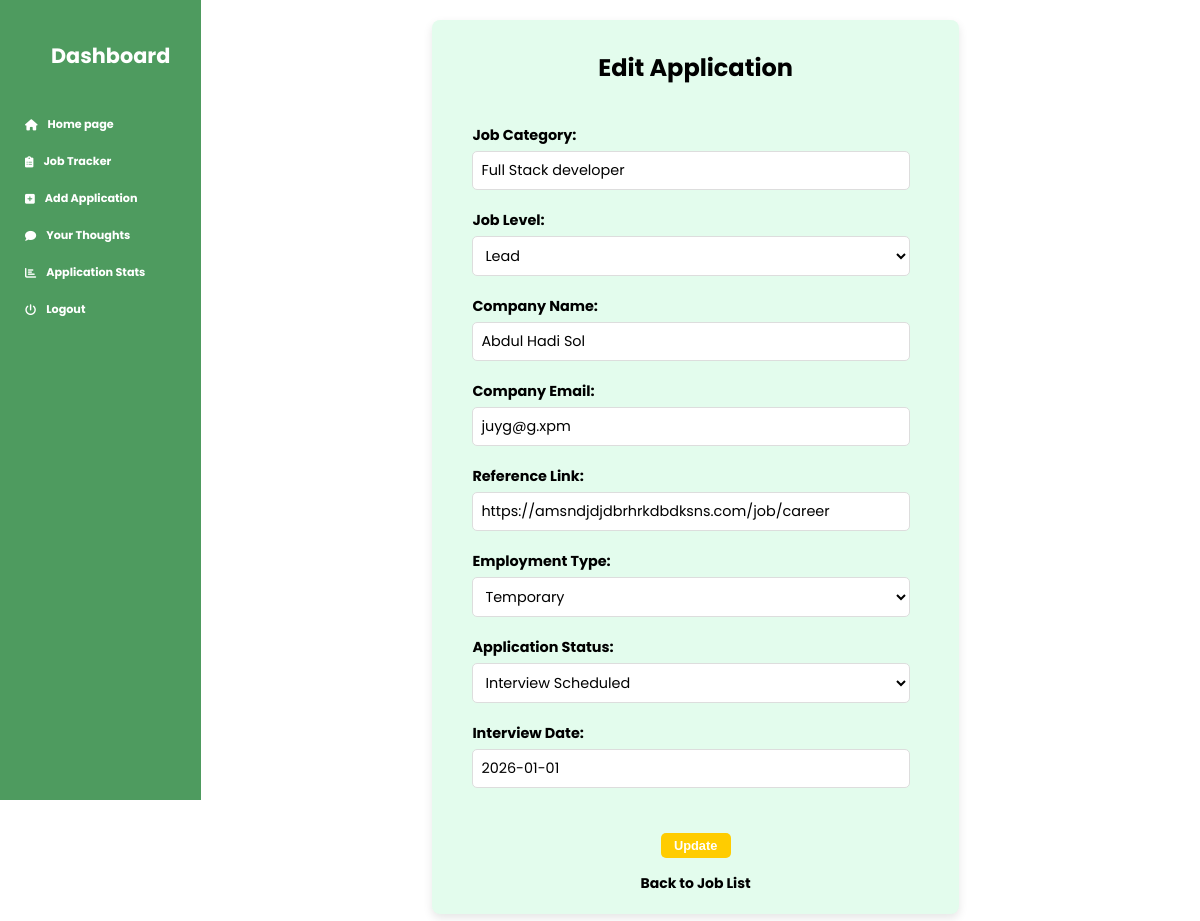
/jobs/update/61/ (signed in), run on the app's committed database.
### tracker/models.py (models this page shows, shortened)
class Add_Job(models.Model):
    JOB_LEVEL_CHOICES = [
        ('intern', 'Intern'),
        ('junior', 'Junior'),
        ('mid', 'Mid-Level'),
        ('senior', 'Senior'),
        ('lead', 'Lead'),
        ('manager', 'Manager'),
        ('director', 'Director'),
        ('vp', 'Vice President'),
        ('c_level', 'C-Level'),
    ]
    EMPLOYMENT_TYPE_CHOICES = [
        ('full_time', 'Full-Time'),
        ('part_time', 'Part-Time'),
        ('contract', 'Contract'),
        ('temporary', 'Temporary'),
        ('internship', 'Internship'),
        ('freelance', 'Freelance'),
        ('remote', 'Remote'),
        ('hybrid', 'Hybrid'),
        ('apprenticeship', 'Apprenticeship'),
    ]
    APPLICATION_STATUS_CHOICES = [
        ('pending', 'Pending'),
        ('applied', 'Applied'),
        ('interview', 'Interview Scheduled'),
        ('selected', 'Selected'),
        ('rejected', 'Rejected'),
        ('offer_accepted', 'Offer Accepted'),
        ('offer_declined', 'Offer Declined'),
    ]
    user = models.ForeignKey(User, on_delete=models.CASCADE)
    job_category = models.CharField(max_length=100)
    job_level = models.CharField(max_length=100, choices=JOB_LEVEL_CHOICES)
    company_name = models.CharField(max_length=100)
    company_email = models.EmailField(max_length=150, null=True, blank=True)  # Company Email New Fielded Added
    reference_link = models.URLField(max_length=200)
    employment_type = models.CharField(max_length=100, choices=EMPLOYMENT_TYPE_CHOICES)
    application_status = models.CharField(max_length=20, choices=APPLICATION_STATUS_CHOICES, default='pending')  # Default status is pending
    interview_date = models.DateField(null=True, blank=True)  # Allows null values if no date is set

### tracker/views.py (the view)
# urls.py: path('jobs/update/<int:job_id>/', job_update, name='job_update'),
@login_required # (with Foreign Key new code)
def job_update(request, job_id):
    job = get_object_or_404(Add_Job, id=job_id, user=request.user)  # Ensure the job belongs to the current user
    if request.method == 'POST':
        form = JobForm(request.POST, instance=job)
        if form.is_valid():
            form.save()
            messages.success(request, 'Job updated successfully!')
            return redirect('job_list')
    else:
        form = JobForm(instance=job)
    return render(request, 'job_update.html', {'form': form, 'job': job})

### tracker/forms.py
class JobForm(forms.ModelForm):
    class Meta:
        model = Add_Job
        fields = ['job_category', 'job_level', 'company_name', 'company_email', 'reference_link', 'employment_type', 'application_status', 'interview_date']
        widgets = {
            'job_category': forms.TextInput({
                    'class': 'my-input',
                }),
            'job_level': forms.Select(attrs={
                'class': 'my-input',
            }),
            'company_name': forms.TextInput(attrs={
                'class': 'my-input',
            }),
            'company_email': forms.EmailInput(attrs={
                'class': 'my-input',
            }),
            'reference_link': forms.URLInput(attrs={
                'class': 'my-input',
            }),
            'employment_type': forms.Select(attrs={
                'class': 'my-input',
            }),
            'application_status': forms.Select(attrs={
                'class': 'my-input',
            }),
            'interview_date': forms.DateInput(attrs={
                'class': 'my-input',
            }),
        }

### templates/job_update.html (shortened to what this page needs)
{% load static %}
<!DOCTYPE html>
<html lang="en">
<head>
    <link rel="stylesheet" href="https://cdnjs.cloudflare.com/ajax/libs/font-awesome/6.0.0-beta3/css/all.min.css">
    <head>
    </head>
</head>
<body>
    <div class="sidebar" id="sidebar" style="padding-left: 20px; margin-right: 15px !important; ">
        <h2>Dashboard</h2>
        <a href="{% url 'default' %}"><i class="fas fa-home" style="padding-right: 10px;"></i>Home page</a>
        <a href="{% url 'job_list' %}"> <i class="fas fa-clipboard-list" style="padding-right: 10px;"></i> Job Tracker</a>
        <a href="{% url 'job_create' %}"> <i class="fas fa-plus-square" style="padding-right: 10px;"></i> Add Application</a>
        <a href="{% url 'feedback' %}"> <i class="fas fa-comment" style="padding-right: 10px;"></i>Your Thoughts</a>
        <a href="{% url 'simple_analytics' %}"> <i class="fas fa-chart-bar" style="padding-right: 10px;"></i>Application Stats</a>
        <a href="{% url 'logout' %}"> <i class="fas fa-power-off" style="padding-right: 10px;"></i> Logout</a>
    </div>
    <div class="main-content">
        <form method="POST">
            <div class="form-container">
                <h1 style="text-decoration: none;">Edit Application</h1>
                <div class="form-group">
                    <label for="job_category">Job Category:</label>
                    {{ form.job_category }}
                </div>
                <div class="form-group" style="margin-bottom: 5px;">
                    <label for="job_level">Job Level:</label>
                    {{ form.job_level }}
                </div>
                <div class="form-group" style="margin-bottom: 5px;">
                    <label for="company_name" id="company_name">Company Name:</label>
                    {{ form.company_name }}
                </div>
                <div class="form-group" style="margin-bottom: 5px;">
                    <label for="company_email">Company Email:</label>
                    {{ form.company_email }}
                </div>
                <div class="form-group" style="margin-bottom: 5px;">
                    <label for="reference_link">Reference Link:</label>
                    {{ form.reference_link }}
                </div>
                <div class="form-group" style="margin-bottom: 5px;">
                    <label for="employment_type">Employment Type:</label>
                    {{ form.employment_type }}
                </div>
                <div class="form-group" style="margin-bottom: 5px;">
                    <label for="application_status">Application Status:</label>
                    {{ form.application_status }}
                </div>
                <div class="form-group" style="margin-bottom: 5px;">
                    <label for="interview_date">Interview Date:</label>
                    {{ form.interview_date }}
                </div>
                <div class="form-buttons" style="margin-top: 30px; display: flex; flex-direction: column; align-items: center;" >
                    <input type="submit" value="Update" class="btn" style="margin: 15px; padding: 5px 10px; color: #ffcc00;" >
                    <a href="{% url 'job_list' %}" class="btn_back-btn" style="text-decoration: none;  font-weight: bold !important; color: black;" >Back to Job List</a>
                </div>
            </div>
        </form>
    </div>
</body>
</html>

### templates/job_update.html (style rules this page uses)
h1 { text-align: center; color: #000000; text-decoration: underline; margin: 10px 10px 40px; }
.form-group { margin-bottom: 20px !important; }
label { display: block; margin: 15px 0 5px; font-weight: bold; font-size: 0.9rem; margin: 0 20px; }
.btn { border: none; border-radius: 5px; cursor: pointer; background-color: #ffcc00; color: white !important; font-weight: bold; font-size: 0.8rem !important; min-width: 70px; }
body { margin: 0; font-family: 'Poppins', sans-serif; background-color: #ffffff; }
.sidebar { width: 11.325rem; min-width: 180px; height: 100vh; position: fixed; left: 0; z-index: 1; background-color: #4e9b5f; font-weight: bold; }
.sidebar a { margin-left: 20px; padding: 10px; }
.sidebar h2 { font-size: 1.3rem; color: white; text-align: center; margin-bottom: 40px; margin-top: 40px; }
.sidebar a { display: flex; align-items: center; color: #fff; padding: 5px; margin: 10px 0; text-decoration: none; border-radius: 5px; font-size: 0.7rem; }
.main-content { margin-left: calc(11.325rem + 50px); padding: 20px; margin-right: 40px !important; flex-grow: 1; }
h1 { text-align: center; color: #000000 !important; text-decoration: underline; margin-top: 0px; margin: 10px 10px 40px; font-size: 1.5rem; }
.form-container { margin: 0 181.2px; padding: 20px; background-color: #e3fced; border-radius: 10px; box-shadow: 0 4px 10px rgba(0, 0, 0, 0.1); font-family: 'Poppins', sans-serif; border-radius: 8px; }
.my-input { font-family: 'Poppins', sans-serif; margin-top: 5px !important; width: 90%; border: 1px solid #ddd; border-radius: 5px; font-size: 0.9rem; box-sizing: border-box; padding: 8px; margin: 0 20px; background-color: white; }
input[type="email"] { margin: 5px 30px 0px 20px !important; }
label { font-family: 'Poppins', sans-serif; font-size: 0.9rem; }
.btn_back-btn { font-size: 0.8rem; }
.form-buttons { align-items: center; justify-content: center; font-size: 20px; }
.btn_back-btn { font-size: 14px; }

### data on the page
Add_Job: job_category "Full Stack developer", job_level "Lead", company_name "Abdul Hadi Sol", company_email "juyg@g.xpm", reference_link "https://amsndjdjdbrhrkdbdksns.com/job/career", employment_type "Temporary", application_status "Interview Scheduled", interview_date "2026-01-01"
